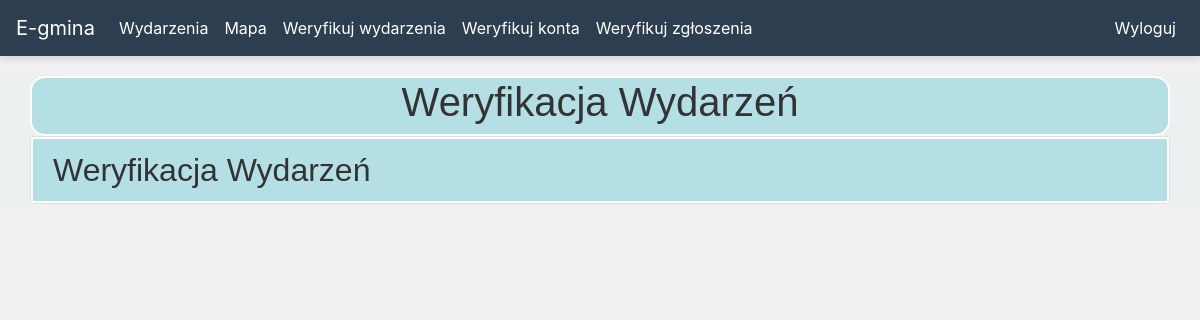
Before: /admin-events (signed in) with the older database file.
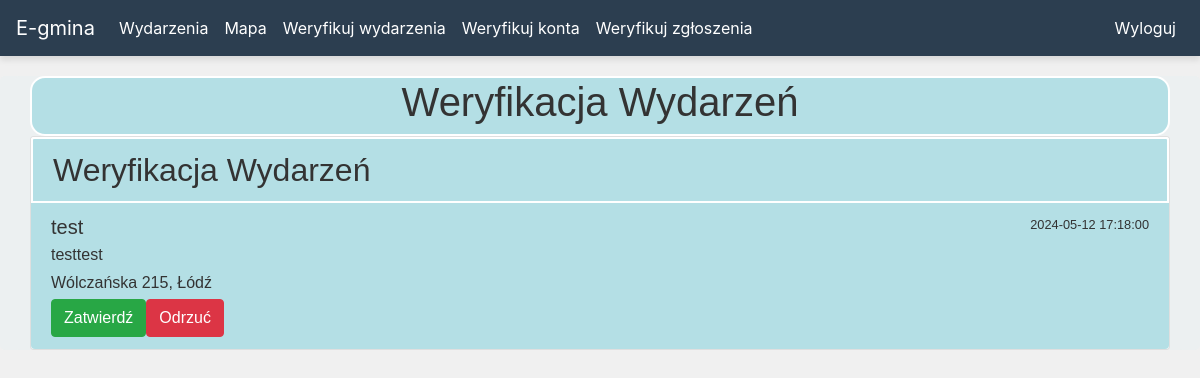
After: the same page with the newer database file.
### website/models.py (models this page shows)
class Event(db.Model):
    id = db.Column(db.Integer, primary_key=True)
    data = db.Column(db.String(10000))
    date = db.Column(db.DateTime(timezone=True), default=func.now())
    place = db.Column(db.String(150))
    name = db.Column(db.String(150))
    status = db.Column(db.String(50), default='pending')
    user_id = db.Column(db.Integer, db.ForeignKey('user.id'))

### website/views.py (the view, shortened to what this page needs)
@views.route('/admin-events', methods=['GET', 'POST'])
@login_required
def admin_events():
    if not current_user.is_authenticated or current_user.role != 'admin':
        flash('Nie masz uprawnień administratora do tej strony.', category='danger')
        return redirect(url_for('views.home'))
    pending_events = Event.query.filter_by(status='pending').all()
    return render_template('admin_events.html',user=current_user, pending_events=pending_events)

### website/__init__.py (called while the page is built)
def create_app():
    app = Flask(__name__, static_folder='templates/static')
    app.config['SECRET_KEY'] = 'hjshjhdjah kjshkjdhjs'
    app.config['SQLALCHEMY_DATABASE_URI'] = f'sqlite:///{DB_NAME}'
    db.init_app(app)
    from .views import views
    from .auth import auth
    app.register_blueprint(views, url_prefix='/')
    app.register_blueprint(auth, url_prefix='/')
    from .models import User, Event
    with app.app_context():
        db.create_all()
        create_admin(app)
    login_manager = LoginManager()
    login_manager.login_view = 'auth.login_user'
    login_manager.init_app(app)
    @login_manager.user_loader
    def load_user(id):
        return User.query.get(int(id))
    return app

### website/templates/admin_events.html (shortened to what this page needs)
{% extends "base.html" %}
{% block content %}
<div class="container">
  <div class="container1">
    <h1 align="center">Weryfikacja Wydarzeń</h1>
  </div>
  <div class="card">
    <div class="card-header container2">
      <h2 class="mb-0">Weryfikacja Wydarzeń</h2>
    </div>
    <ul class="list-group list-group-flush">
      {% for event in pending_events %}
        <li class="list-group-item container3">
          <div class="d-flex w-100 justify-content-between">
            <h5 class="mb-1">{{ event.name }}</h5>
            <small>{{ event.date }}</small>
          </div>
          <p class="mb-1">{{ event.data }}</p>
          <p class="mb-1">{{ event.place }}</p>
          <div class="btn-group" role="group">
            <form method="POST" action="{{ url_for('views.update_event_status', event_id=event.id, action='accept') }}">
              <button type="submit" class="btn btn-success">Zatwierdź</button>
            </form>
            <form method="POST" action="{{ url_for('views.update_event_status', event_id=event.id, action='reject') }}">
              <button type="submit" class="btn btn-danger">Odrzuć</button>
            </form>
          </div>
        </li>
      {% endfor %}
    </ul>
  </div>
</div>
{% endblock %}

Changed rows visible on the page:
added Event: name "test", date "2024-05-12 17:18:00", data "testtest", place "Wólczańska 215, Łódź"
